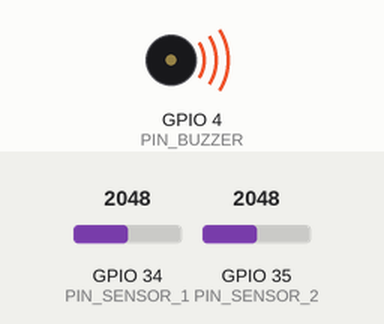
This sketch was run on a simulated ESP32. Parts: buzzer (waves = sounding, pin HIGH). Inputs (shaded band) come from the test bench; at power-on: GPIO 34 (PIN_SENSOR_1) = 2048, GPIO 35 (PIN_SENSOR_2) = 2048. WiFi joins after 1.5 s; servers stay silent unless stated; what the sketch prints to the serial monitor is not drawn.

Above: at 2.6 s.
At 4.4 s:
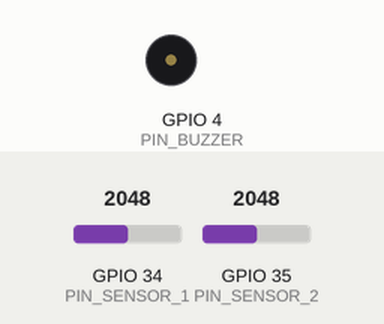
4.5 s: GPIO 34 (PIN_SENSOR_1) set to 1972
6.2 s: GPIO 35 (PIN_SENSOR_2) set to 1960
8.3 s: GPIO 34 (PIN_SENSOR_1) set to 2040
Timing chart, 0 to 11.3 s (numbered marks = the images above; inputs shaded):
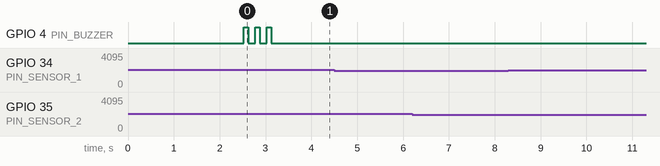

The sketch:

game_firmware_player2_dualcore.ino
```cpp
// ESP32 Laser Game - Dual Core Edition (PLAYER 2)
// Core 0: Network/WiFi (Background)
// Core 1: Sensors/Game Logic (Responsive)

#include <WiFi.h>
#include <HTTPClient.h>

// ======================== CONFIGURATION ========================

// ---- WiFi configuration ----
const char* WIFI_SSID     = "ADAPT LNG";
const char* WIFI_PASSWORD = "sigepo123";

// ---- Backend configuration ----
const char* BACKEND_BASE_URL = "https://lazer-game-backend.onrender.com";
const char* API_GAME_STATUS  = "/game/status";
const char* API_GAME_SCORE   = "/game/score";

// ---- Player configuration ----
const char* PLAYER_NAME = "Player 2";
const int PLAYER_NUMBER = 2;

// ---- Pin assignments (PLAYER 2 ONLY) ----
const int PIN_SENSOR_1 = 34;  // Sensor 1
const int PIN_SENSOR_2 = 35;  // Sensor 2
const int PIN_BUZZER = 4;     // Player 2 Buzzer

// ---- Game tuning ----
const int SENSOR_THRESHOLD = 2000;
const int WIN_SCORE = 100;
const int POINTS_PER_HIT = 10;
const unsigned long HIT_COOLDOWN_MS = 500;  // Min time between hits
const unsigned long NETWORK_POLL_MS = 2000; // Poll server every 2 seconds

// ======================== SHARED VARIABLES (volatile for thread safety) ========================

volatile bool gameRunning = false;     // Shared game state
volatile int localScore = 0;           // Real-time score on device
volatile bool hasWon = false;          // Victory flag
String sharedGameId = "";              // Game ID (String, not volatile)
volatile unsigned long lastHitTime = 0;

TaskHandle_t NetworkTask;              // Core 0 task handle

// ======================== BUZZER CONTROL ========================

void buzzerPulse(unsigned long durationMs) {
  digitalWrite(PIN_BUZZER, HIGH);
  delay(durationMs);
  digitalWrite(PIN_BUZZER, LOW);
}

// ======================== CORE 0: NETWORK TASK (Background) ========================

void networkLoop(void * parameter) {
  unsigned long lastPollTime = 0;
  int lastSentScore = -1;

  for(;;) {  // Infinite loop for Core 0
    unsigned long now = millis();

    // 1. POLL SERVER STATUS (Every 2 seconds)
    if (WiFi.status() == WL_CONNECTED && (now - lastPollTime > NETWORK_POLL_MS)) {
      lastPollTime = now;

      HTTPClient http;
      http.begin(String(BACKEND_BASE_URL) + API_GAME_STATUS);
      http.setTimeout(3000);
      int code = http.GET();

      if (code == 200) {
        String payload = http.getString();

        // Check game status
        bool isRunning = (payload.indexOf("\"status\":\"RUNNING\"") >= 0 ||
                         payload.indexOf("\"status\": \"RUNNING\"") >= 0);

        // Update shared game state
        gameRunning = isRunning;

        if (isRunning) {
          // Extract gameId
          int idIndex = payload.indexOf("\"gameId\"");
          if (idIndex > 0) {
            int colon = payload.indexOf(':', idIndex);
            int q1 = payload.indexOf('"', colon);
            int q2 = payload.indexOf('"', q1 + 1);
            if (q1 >= 0 && q2 > q1) {
              sharedGameId = payload.substring(q1 + 1, q2);
            }
          }

          Serial.println("[Core 0] ✓ Game is RUNNING");
        } else {
          Serial.println("[Core 0] ⏹ Game is IDLE");
          // Reset score if game stops
          if (!hasWon) {
            localScore = 0;
          }
        }
      } else {
        Serial.print("[Core 0] Poll error: ");
        Serial.println(code);
      }
      http.end();
    }

    // 2. SEND SCORE UPDATE (Only if changed and gameId exists)
    if (localScore != lastSentScore && sharedGameId != "" && gameRunning) {
      HTTPClient httpScore;
      httpScore.begin(String(BACKEND_BASE_URL) + API_GAME_SCORE);
      httpScore.addHeader("Content-Type", "application/json");
      httpScore.setTimeout(3000);

      String body = "{\"gameId\":\"" + sharedGameId + "\",\"player2Score\":" + String(localScore) + "}";
      int scoreCode = httpScore.POST(body);

      if (scoreCode == 200) {
        lastSentScore = localScore;
        Serial.print("[Core 0] Sent score: ");
        Serial.println(localScore);
      }
      httpScore.end();
    }

    // 3. SEND WIN NOTIFICATION
    if (hasWon && sharedGameId != "") {
      HTTPClient httpEnd;
      httpEnd.begin(String(BACKEND_BASE_URL) + "/game/end");
      httpEnd.addHeader("Content-Type", "application/json");
      httpEnd.setTimeout(3000);

      String body = "{\"gameId\":\"" + sharedGameId + "\",\"winner\":\"" + String(PLAYER_NAME) +
                    "\",\"player2Score\":" + String(localScore) + "}";

      int endCode = httpEnd.POST(body);
      if (endCode == 200) {
        Serial.println("[Core 0] ✓ Victory sent to server");
      }
      httpEnd.end();

      hasWon = false;  // Prevent re-sending
    }

    // Yield to other tasks
    vTaskDelay(10 / portTICK_PERIOD_MS);
  }
}

// ======================== CORE 1: SETUP (Main) ========================

void setup() {
  Serial.begin(115200);
  delay(1000);

  Serial.println("\n\n=== LASER GAME - DUAL CORE EDITION (PLAYER 2) ===");
  Serial.println("Core 0: Network/WiFi (Background)");
  Serial.println("Core 1: Sensors/Game (Responsive)");

  // Setup Buzzer
  pinMode(PIN_BUZZER, OUTPUT);
  digitalWrite(PIN_BUZZER, LOW);

  // Setup Sensors
  pinMode(PIN_SENSOR_1, INPUT);
  pinMode(PIN_SENSOR_2, INPUT);

  // Connect WiFi
  Serial.print("Connecting to WiFi: ");
  Serial.println(WIFI_SSID);
  WiFi.begin(WIFI_SSID, WIFI_PASSWORD);

  int attempts = 0;
  while (WiFi.status() != WL_CONNECTED && attempts < 20) {
    delay(500);
    Serial.print(".");
    attempts++;
  }

  Serial.println();
  if (WiFi.status() == WL_CONNECTED) {
    Serial.print("✓ WiFi Connected! IP: ");
    Serial.println(WiFi.localIP());
  } else {
    Serial.println("✗ WiFi Failed");
  }

  Serial.println("Backend URL: " + String(BACKEND_BASE_URL));

  // Launch Network Task on Core 0
  xTaskCreatePinnedToCore(
    networkLoop,        // Function to run
    "NetworkTask",      // Name
    10000,              // Stack size (bytes)
    NULL,               // Parameter
    1,                  // Priority
    &NetworkTask,       // Handle
    0                   // Core ID (0 = Background)
  );

  Serial.println("✓ Network task started on Core 0");
  Serial.println("✓ Sensor loop running on Core 1");
  Serial.println("✓ System Ready - Waiting for Web Command...");

  // Startup beeps
  for (int i = 0; i < 3; i++) {
    buzzerPulse(100);
    delay(150);
  }
}

// ======================== CORE 1: LOOP (Main - Sensors & Game) ========================

void loop() {
  // This runs on CORE 1 and is NEVER blocked by WiFi!

  // ALWAYS log sensor readings (helps debug false scoring)
  static unsigned long lastLogTime = 0;
  unsigned long now = millis();

  int val1 = analogRead(PIN_SENSOR_1);
  int val2 = analogRead(PIN_SENSOR_2);

  bool hit1 = (val1 < SENSOR_THRESHOLD);
  bool hit2 = (val2 < SENSOR_THRESHOLD);

  // Log sensor readings every 500ms regardless of game state
  if (now - lastLogTime > 500) {
    lastLogTime = now;
    Serial.print("[Core 1] Sensor 1: ");
    Serial.print(val1);
    Serial.print(" (");
    Serial.print(hit1 ? "HIT" : "safe");
    Serial.print(") | Sensor 2: ");
    Serial.print(val2);
    Serial.print(" (");
    Serial.print(hit2 ? "HIT" : "safe");
    Serial.println(")");
  }

  if (gameRunning && !hasWon) {
    // Process hits with cooldown
    if ((hit1 || hit2) && (now - lastHitTime > HIT_COOLDOWN_MS)) {
      lastHitTime = now;

      // DEBUG: Log hit detection
      Serial.print("[Core 1] HIT DETECTED! val1=");
      Serial.print(val1);
      Serial.print(" val2=");
      Serial.println(val2);

      // Award points
      localScore += POINTS_PER_HIT;
      if (localScore > WIN_SCORE) localScore = WIN_SCORE;

      // Feedback
      Serial.print("[Core 1] 🎯 HIT! Score: ");
      Serial.println(localScore);

      buzzerPulse(100);

      // Check win condition
      if (localScore >= WIN_SCORE) {
        Serial.println("[Core 1] >>> PLAYER 2 WINS! <<<");
        hasWon = true;
        gameRunning = false;

        // Victory buzz (2 seconds)
        buzzerPulse(2000);
      }
    }
  } else if (!gameRunning) {
    // Log when game is not running (debug false scoring)
    if (hit1 || hit2) {
      Serial.println("[Core 1] ⚠ Sensor hit detected but game is NOT running");
    }
  }

  // Very short delay to prevent CPU overload
  delay(10);
}
```

Measured:
- after the input at 4.5 s, every drawn part: stays the same
- after the input at 6.2 s, every drawn part: stays the same
- after the input at 8.3 s, every drawn part: stays the same
